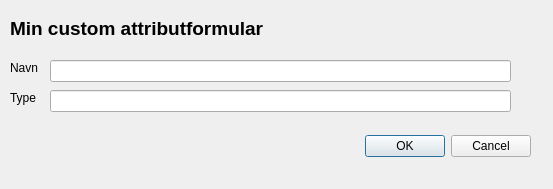
<?xml version="1.0" encoding="UTF-8"?>
<ui version="4.0">
 <class>Dialog</class>
 <widget class="QDialog" name="Dialog">
  <property name="geometry">
   <rect>
    <x>0</x>
    <y>0</y>
    <width>553</width>
    <height>189</height>
   </rect>
  </property>
  <property name="windowTitle">
   <string>Dialog</string>
  </property>
  <widget class="QDialogButtonBox" name="buttonBox">
   <property name="geometry">
    <rect>
     <x>190</x>
     <y>130</y>
     <width>341</width>
     <height>32</height>
    </rect>
   </property>
   <property name="orientation">
    <enum>Qt::Horizontal</enum>
   </property>
   <property name="standardButtons">
    <set>QDialogButtonBox::Cancel|QDialogButtonBox::Ok</set>
   </property>
  </widget>
  <widget class="QLabel" name="label">
   <property name="geometry">
    <rect>
     <x>10</x>
     <y>20</y>
     <width>341</width>
     <height>16</height>
    </rect>
   </property>
   <property name="font">
    <font>
     <pointsize>14</pointsize>
     <weight>75</weight>
     <bold>true</bold>
    </font>
   </property>
   <property name="text">
    <string>Min custom attributformular</string>
   </property>
  </widget>
  <widget class="QLineEdit" name="Navn">
   <property name="geometry">
    <rect>
     <x>50</x>
     <y>60</y>
     <width>461</width>
     <height>22</height>
    </rect>
   </property>
  </widget>
  <widget class="QLineEdit" name="Type">
   <property name="geometry">
    <rect>
     <x>50</x>
     <y>90</y>
     <width>461</width>
     <height>22</height>
    </rect>
   </property>
  </widget>
  <widget class="QLabel" name="label_2">
   <property name="geometry">
    <rect>
     <x>10</x>
     <y>60</y>
     <width>55</width>
     <height>16</height>
    </rect>
   </property>
   <property name="text">
    <string>Navn</string>
   </property>
  </widget>
  <widget class="QLabel" name="label_3">
   <property name="geometry">
    <rect>
     <x>10</x>
     <y>90</y>
     <width>55</width>
     <height>16</height>
    </rect>
   </property>
   <property name="text">
    <string>Type</string>
   </property>
  </widget>
 </widget>
 <resources/>
 <connections>
  <connection>
   <sender>buttonBox</sender>
   <signal>accepted()</signal>
   <receiver>Dialog</receiver>
   <slot>accept()</slot>
   <hints>
    <hint type="sourcelabel">
     <x>248</x>
     <y>254</y>
    </hint>
    <hint type="destinationlabel">
     <x>157</x>
     <y>274</y>
    </hint>
   </hints>
  </connection>
  <connection>
   <sender>buttonBox</sender>
   <signal>rejected()</signal>
   <receiver>Dialog</receiver>
   <slot>reject()</slot>
   <hints>
    <hint type="sourcelabel">
     <x>316</x>
     <y>260</y>
    </hint>
    <hint type="destinationlabel">
     <x>286</x>
     <y>274</y>
    </hint>
   </hints>
  </connection>
 </connections>
</ui>
